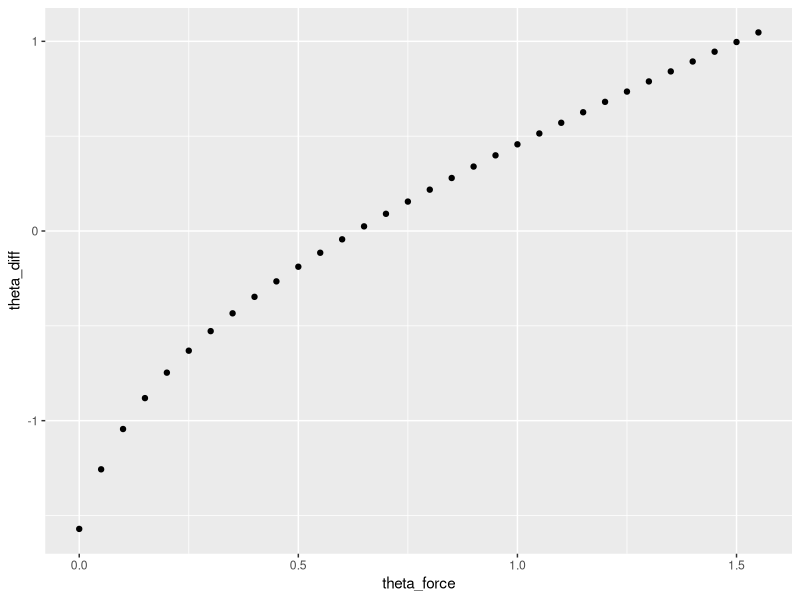
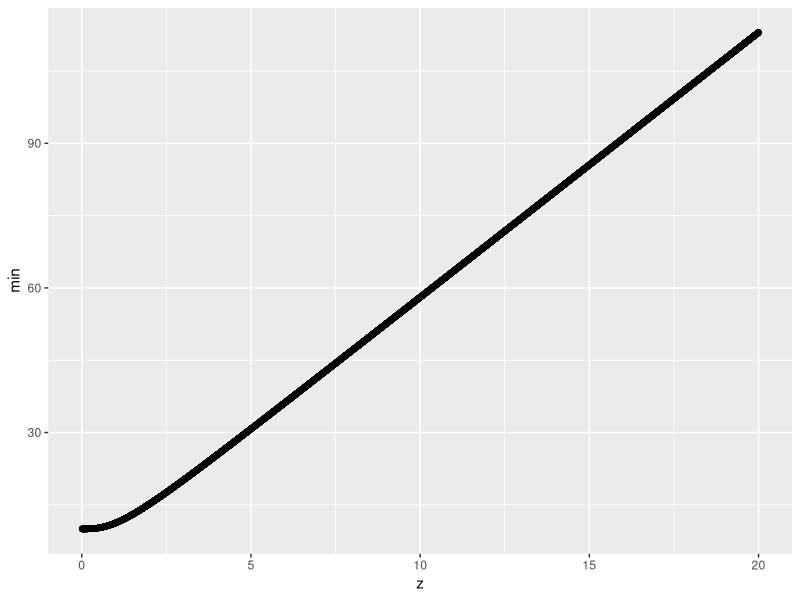
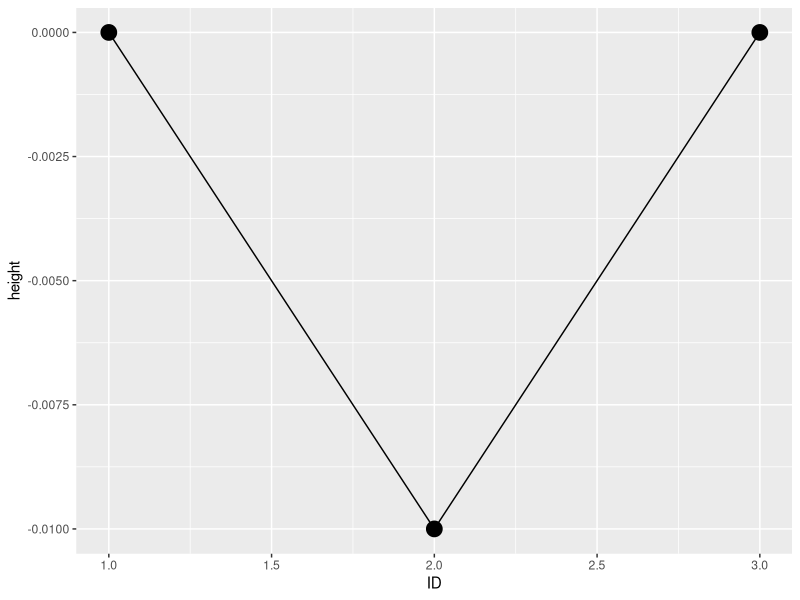

The R source for these figures, in order: (Note: this script raises an error after producing the figures.)
## ---- chunk 1
library(tidyverse)


theta_force <- seq(0,pi/2, 0.05 )


k = 300
dist <- sqrt(2)
force = 60
test <- tibble(Tension = force/sin(theta_force), adjacent = force/tan(theta_force), 
       opposite = force,
       elongation = Tension/k,
       theta_force = theta_force,
       theta_dist = acos(dist/(dist+elongation)),
       theta_diff = theta_force-theta_dist,
       height = sqrt((dist+ elongation)^2- dist^2))

test %>%
  arrange(abs(theta_diff)) %>% slice(1)

ggplot(test, aes(x = theta_force, y = theta_diff))+ geom_point()

## ---- chunk 2
k1<- 2.5
k2 <- 3
F1<- 15
F2<- -25
F3 <- 10

D1 <- 1
D2 <-1.5
Dvect <- seq(0.01, 20, 0.001)

test <-tibble(z = Dvect, DX1 = sqrt(z^2 + D1^2)-D1, DX2 = sqrt(z^2 + D2^2)-D2, Ft1 = k1*DX1, Ft2 = k2*DX2, 
       F1u = Ft1*z/(DX1+D1), F2u = Ft2*z/(DX2+D2), difference = F1u+F2u+F3, min = abs(difference))


ggplot(test, aes(x = z, y = min))+ geom_point()


Fvect <- c(F1,-F3,F2)

test %>% arrange(min) %>% slice(1) %>% pull(z) %>% c(0,.,0) %>%
  tibble(ID  = 1:3, Fvect, height = -. ) %>%
  ggplot(., aes(x = ID, y = height)) + geom_point(size = 5) +
  geom_line()


EdgeNode <- c(1,0,-1,0,0,0,
              0,1,-1,0,0,0,
              0,0,0,1,-1,0,
              0,0,0,1,-1,0,
              0,0,0,0,1,-1,
              0,0,0,1,0,-1,
              0,1,0,0,-1,0
              ) %>% matrix(nrow = 7, byrow = T)

Link <- tibble(EdgeName = 1:7, 
               distance = c(sqrt(2), sqrt(2), sqrt(2), sqrt(2), 1,1, sqrt(2)),
               k = c(5,2,2.5,4,4,3,1))

  C <- matrix(data = 0, nrow = nrow(Link), ncol = nrow(Link))
  diag(C) <- Link$distance

t(EdgeNode) %*% C %*% EdgeNode

#Weighted adjacency matrix
Adj <- matrix(c(c(0,0,sqrt(2),0,0,0),
                c(0,0,sqrt(2),0,0,0),
                c(sqrt(2),sqrt(2),0,sqrt(2),0,0),
                c(0,0,sqrt(2),0,sqrt(2),1),
                c(0,0,0,sqrt(2),0,1),
                c(0,0,0,1,1,0)
                ), nrow = 6)

#Injection vector of power put in and removed
InjectionVect <- c(10,20,0,-20,10,-20)
sum(InjectionVect)

InjectMat <- diag(InjectionVect)

abs(t(EdgeNode) %*% diag(1, nrow = nrow(EdgeNode)) %*% EdgeNode)

Adj <- (t(EdgeNode) %*% diag(1, nrow = nrow(EdgeNode)) %*% EdgeNode) / (t(EdgeNode) %*% diag(1, nrow = nrow(EdgeNode)) %*% EdgeNode) 
diag(Adj) <-0
Adj[!is.finite(Adj)] <-0
Adj

Zvect <- c(1,2,0,-1,-2,-2)

HeightDiff <- t(Adj * Zvect) - (Adj * Zvect) 
D <- t(EdgeNode) %*% C %*% EdgeNode %>% abs
diag(D) <-0

t(EdgeNode) %*% diag(1, nrow = nrow(EdgeNode)) %*% EdgeNode

EdgeNode %*% diag(Zvect, nrow = length(Zvect)) %*% t(EdgeNode)

C^2

Tension <- function(dZ,k, D){
  
  k*(sqrt(dZ^2+ D^2)-D)*dZ/(sqrt(dZ^2+ D^2))
  
}

kvect <- Link$k
dvect <- Link$distance

Create_Tension_matrix<- function(EdgeNode, zvect, kvect, dvect){
  #EdgeNode <- The edgenode matrix 
  #zvect the height of each node
  #kvect the vector of spring stiffness for each edge
  #dvect, the vector of horizontal distance between the springs.

  #Creat the adjacency matrix
  Adj <- (t(EdgeNode) %*% diag(1, nrow = nrow(EdgeNode)) %*% EdgeNode) / (t(EdgeNode) %*% diag(1, nrow = nrow(EdgeNode)) %*% EdgeNode) 
  diag(Adj) <-0
  Adj[!is.finite(Adj)] <-0
  Adj
  
  Zmat <- Adj*zvect #The adjacency matrix weight by node height
  dZmat <- Zmat- t(Zmat) #The difference in height between adjacent nodes
  #Create the absolute K (spring stiffness) a and distance matrices
  kmat <- t(EdgeNode) %*% diag(kvect, nrow = length(kvect)) %*% EdgeNode %>% abs 
  Dmat <- t(EdgeNode) %*% diag(dvect, nrow = length(kvect)) %*% EdgeNode %>% abs
  
  Hmat <- sqrt(dZmat^2 + Dmat^2)
  
  Ften_mat<- kmat*(Hmat-Dmat)*dZmat/Hmat
  Ften_mat[!is.finite(Ften_mat)] <-0
  
  return (Ften_mat)
}


SmallEdgeNode <- matrix(c(1,-1,0,
                   0,1,-1), nrow = 2, byrow = T)
Smallzvect <- c(2,-1,1)
Smallkvect <- c(3,4)
Smalldvect <- c(1,1)

Create_Tension_matrix(SmallEdgeNode, Smallzvect, Smallkvect, Smalldvect)

Create_Tension_matrix(SmallEdgeNode, Smallzvect, Smallkvect, Smalldvect) %>%
  rowSums()

Tension(3, 3, 1)

Tension(-2,4, 1)


3*(sqrt(10)-1)
2*(sqrt(5)-1)

3*(sqrt(10)-1)/sqrt(10)
2*(sqrt(5)-1)/sqrt(5)


3*3*(sqrt(10)-1)/sqrt(10)
4*2*(sqrt(5)-1)/sqrt(5)

## ---- chunk 3

velocity <- function(u, a, t0, t1){
  #calculates the velocity of an object given and initial velocity an acceleration and time difference
  #u initial velocity
  #a acceleration
  #t0 initial time
  #t1 next time period
  
  return(u + a*(t1-t0))
}


distance <- function(z, v, a, t0, t1 ){
  #Calculates the total distance a node will be from the origin for a given time step
  #z, distance at current time
  #v velcoity at current time
  #a acceleration
  #t0 current time
  #t1 time at and of time step
  
  return(v*(t1-t0) + 0.5*a*(t1-t0) + z)
  
}



Calc_Damping_matrix<- function(EdgeNode, v_vect, kvect, mvect){
  #EdgeNode <- The edgenode matrix 
  #zvect the height of each node
  #kvect the vector of spring stiffness for each edge
  #dvect, the vector of horizontal distance between the springs.

  #Creat the adjacency matrix
  Adj <- (t(EdgeNode) %*% diag(1, nrow = nrow(EdgeNode)) %*% EdgeNode) / (t(EdgeNode) %*% diag(1, nrow = nrow(EdgeNode)) %*% EdgeNode) 
  diag(Adj) <-0
  Adj[!is.finite(Adj)] <-0
  Adj
  
  Vmat <- Adj*v_vect #The adjacency matrix weight by node height
  #Create the absolute K (spring stiffness) a and distance matrices
  kmat <- t(EdgeNode) %*% diag(kvect, nrow = length(kvect)) %*% EdgeNode %>% abs 
  
  Ften_mat<- 2*sqrt(kmat*mvect)*Vmat
  Ften_mat[!is.finite(Ften_mat)] <-0
  
  return((Ften_mat))
}

#MASS CAN'T BE ZERO!

NodeStatus <- tibble(node = 1:6, mass = 5, force = c(10,20,0,-20,10,-20), z = 0, 
       NetTension = 0, velocity = 0, 
       friction = 0.2*velocity,
       NetForce = NetTension-force +friction,
       acceleration = NetForce/mass,
       t = 0)


Calc_Damping_matrix(EdgeNode, NodeStatus2$velocity, kvect, rep(5,6)) %>% rowSums()


Calc_System_Dynamics <- function(NodeStatus, EdgeNode, kvect, dvect, tstep = 1, friction = 0.2){
  
NodeStatus2 <- NodeStatus %>%
  mutate(z = distance(z, velocity, acceleration, t0 = t, t1 = t + tstep),
         velocity = velocity(velocity, NodeStatus$acceleration, t, t + tstep),
         NetTension = Create_Tension_matrix(EdgeNode, z, kvect, dvect) %>% rowSums(),
         friction = Calc_Damping_matrix(EdgeNode, velocity, kvect, mass) %>% rowMeans(), #velocity*10,
         NetForce = force + NetTension - friction,
         acceleration = NetForce/mass,
         t = t + tstep)
  
  paste("acceleration", sum(abs(NodeStatus2$acceleration)), "velocity", sum(abs(NodeStatus2$velocity)))
  
  return(NodeStatus2)
  
}


Calc_System_Dynamics(NodeStatus, EdgeNode, kvect, dvect,  tstep = 0.1)


FindStabilSystem <- function(NodeStatus, EdgeNode, kvect, dvect,  tstep, maxIter = 1000, friction = 0.2){
  
  
  NodeList <- list(NodeStatus)
  
  for(n in 1:maxIter){
    
    
   # print(NodeList[[n]])
    temp <- NodeList[[n]] %>%
       Calc_System_Dynamics(., EdgeNode, kvect, dvect, tstep, friction)
      
    NodeList[[n + 1]] <- temp
    
  }
  
  #Are all yhr accellerations below tolerance?
  ProcessFinished<- sum(temp$acceleration<tol)==nrow(temp)

  return(NodeList)
  
}


test <-FindStabilSystem(NodeStatus, EdgeNode, kvect, dvect, tstep=0.1, maxIter = 200, friction = 10) %>%
  bind_rows()


test2 <- test %>% filter(node == 3)


ggplot(test2, aes(x = t, y = NetForce, colour = as.factor(node))) +
  geom_point()


test %>%
  group_by(t) %>%
  summarise(z = mean(abs(z)),
            NetForce = mean(abs(NetForce)),
            velocity = mean(abs(velocity))) %>%
  ggplot(aes(x = t, y =z )) + geom_line()

test  %>%
  mutate(node = factor(node)) %>%
  ggplot(aes(x = t, y =z , colour = node)) + geom_line()

test %>%
  filter(t == max(t)) %>%
  mutate(velocity = 0,
         friction = 0,
         NetForce = force + NetTension,
         #acceleration2 = acceleration,
         acceleration = NetForce/mass) %>% 
  FindStabilSystem(., EdgeNode, kvect, dvect, tstep=0.001, maxIter = 500, friction = 10) %>%
  bind_rows()  %>%
  filter(t == max(t))


test3 <- test %>%
  filter(t == median(t)) %>%
  

Calc_System_Dynamics(test3, EdgeNode, kvect, dvect,  tstep = 0.1)
Calc_Damping_matrix(EdgeNode, test3$velocity, kvect, rep(5,6) ) %>% rowSums()

SmallNodeStatus <- tibble(node = 1:3, mass = 5, force = c(10,0,-10), z = 0, 
       NetTension = 0, velocity = 0, 
       friction = 0,
       NetForce = force + NetTension +friction,
       acceleration = NetForce/mass,
       t = 0)

Smalltest <-FindStabilSystem(SmallNodeStatus, SmallEdgeNode, Smallkvect, Smalldvect, tstep=0.01, maxIter = 1000, friction = 2) %>%
  bind_rows()

Create_Tension_matrix(SmallEdgeNode, smallzvect , Smallkvect, Smalldvect)

Calc_Damping_matrix(SmallEdgeNode, Smalltest %>% filter(t == 1) %>% pull(velocity), Smallkvect, 
                    Smalltest %>% filter(t == 1) %>% pull(mass))

Smalltest %>%
  group_by(t) %>%
  summarise(z = mean(abs(z)),
            NetForce = mean(abs(NetForce)),
            velocity = mean(abs(velocity)),
            acceleration = mean(abs(acceleration))) %>%
  ggplot(aes(x = t, y =z )) + geom_line()


Smalltest  %>%
  mutate(node = factor(node)) %>%
  ggplot(aes(x = t, y =z , colour = node)) + geom_line()

